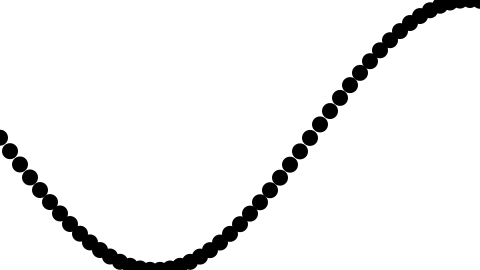
Frame 1 (no input)
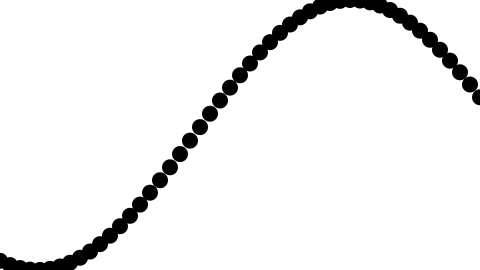
Frame 60 (the mouse pressed at the canvas centre just before this capture)
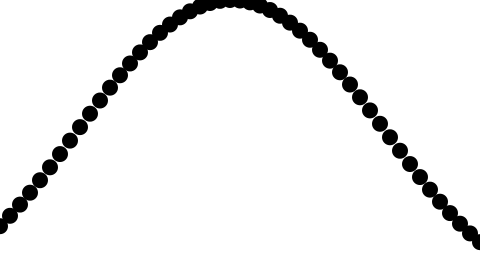
Frame 120 (the mouse held since frame 60 and released just before this capture)

The Processing sketch that drew these frames (run headless with seeded random() and noise(); from frame 60 on, the mouse is pressed at the canvas centre):

// Processing sketch: wave
// ── wave.pde
//angle
float theta = 0;

void setup() {
  size(480,270);
}

void draw() {
  background(255);
  
  theta += 0.02;
  
  noStroke();
  fill(0);
  float angle = theta;
  
  //x location plus
  for(int x = 0 ; x <= width; x += 10) {
    
    //y loation Trigonometric
    float y = map(sin(angle),-1,1,0,height);
    ellipse(x,y,16,16);
    angle += 0.1;
  }
  
}
